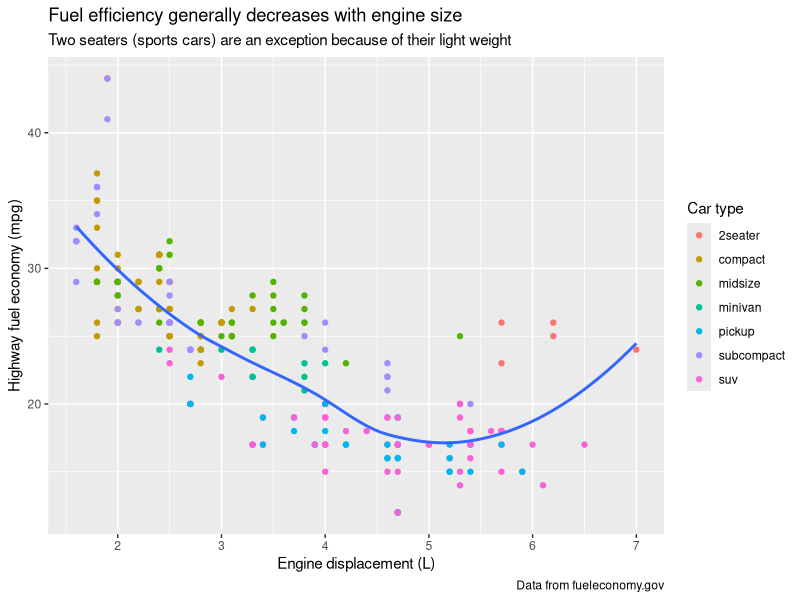
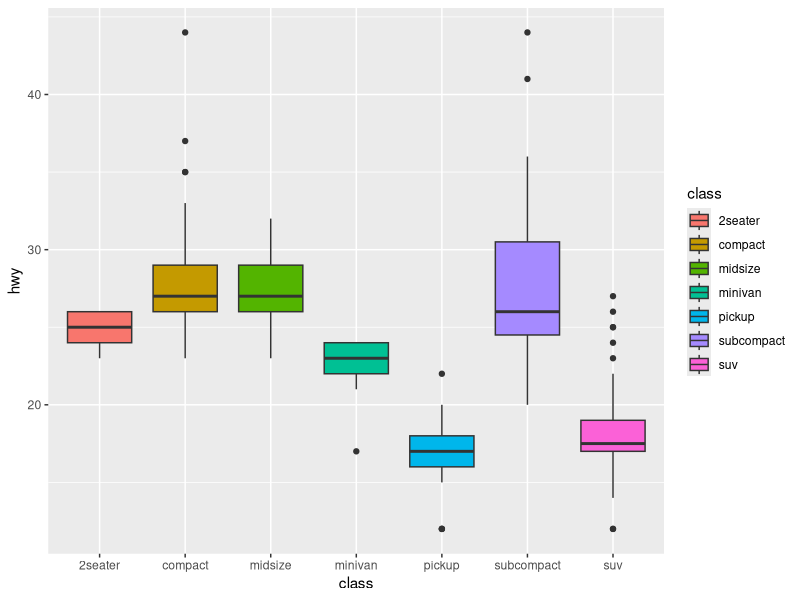
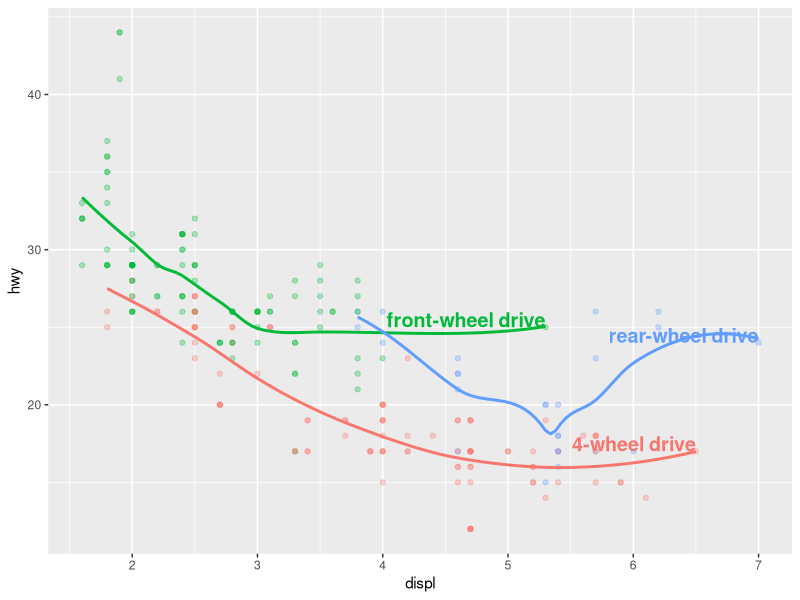
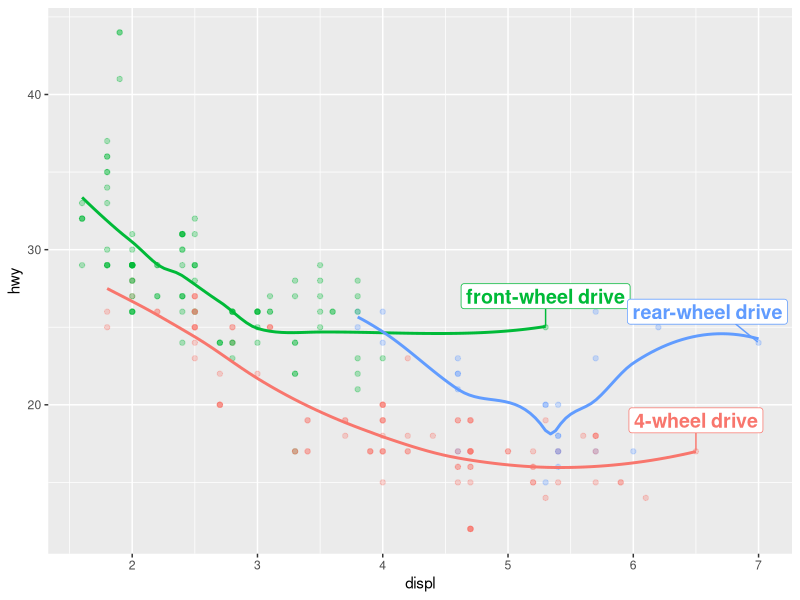
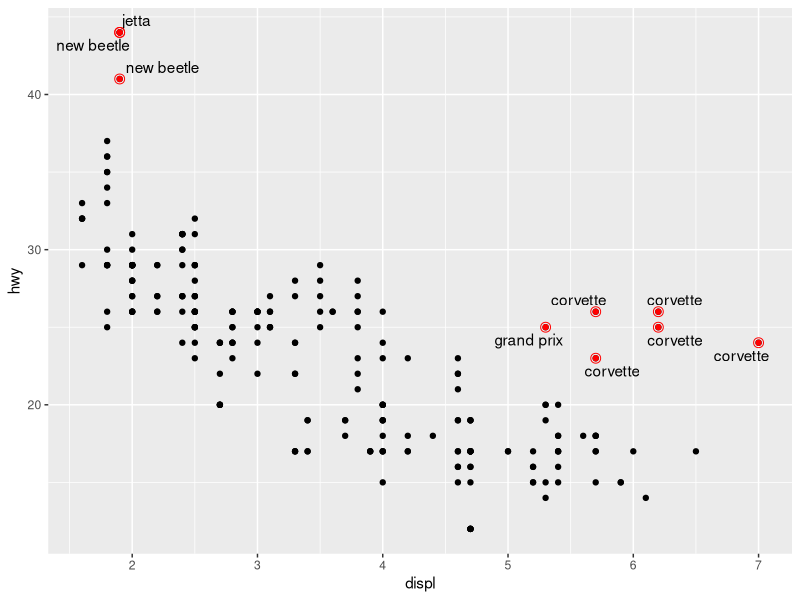
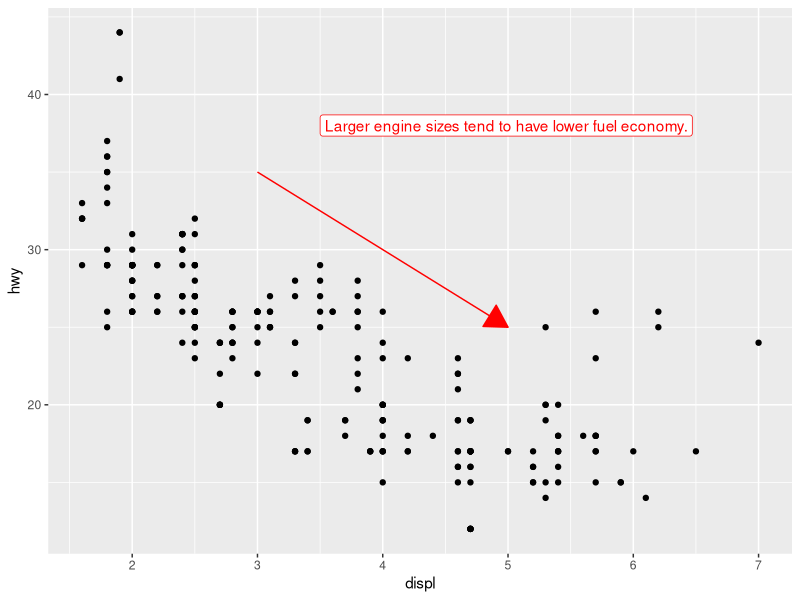
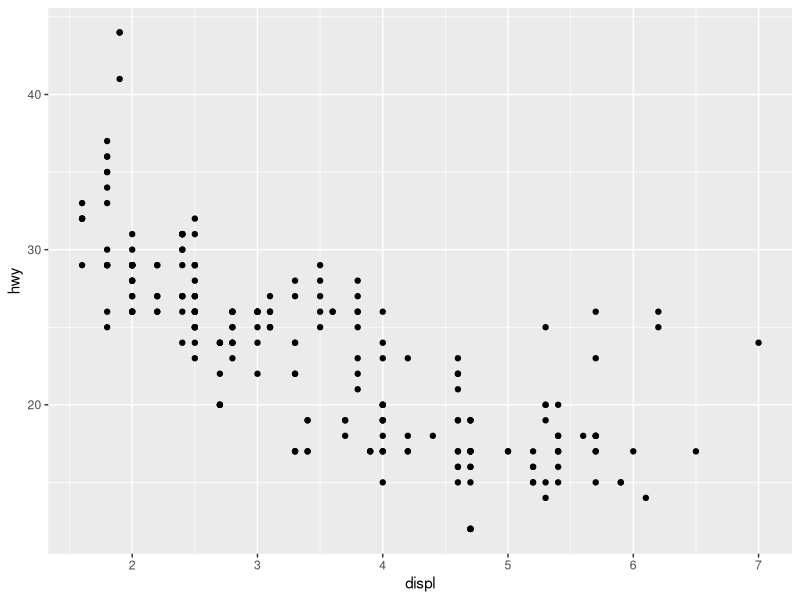
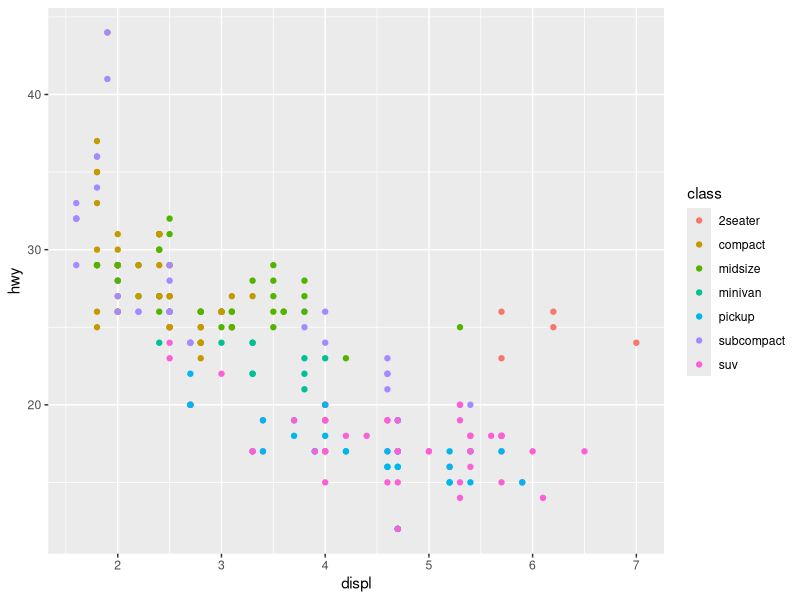

These charts were generated, in order, by the following R code: (Note: this script raises an error after producing the figures.)
## ---- chunk 1
knitr::opts_chunk$set(
  echo = TRUE,
  message = FALSE,
  warning = FALSE,
  tidy = FALSE,
  fig.width = 7,
  fig.asp = 0.618
)
## ---- chunk 2
library(tidyverse)                 # for ggplot2 and mpg
library(ggrepel)                   # for smart label placement
library(patchwork)                 # for combining plots
library(scales)                    # for axis formatting
## ---- chunk 3
ggplot(mpg, aes(x = displ, y = hwy)) +
  geom_point(aes(color = class)) +
  geom_smooth(se = FALSE) +
  labs(
    x = "Engine displacement (L)",
    y = "Highway fuel economy (mpg)",
    color = "Car type",
    title = "Fuel efficiency generally decreases with engine size",
    subtitle = "Two seaters (sports cars) are an exception because of their light weight",
    caption = "Data from fueleconomy.gov"
  )
## ---- chunk 4
g1 <-  ggplot(
  data = mpg,
  mapping = aes(x = class, y = hwy, fill = class)) +
  geom_boxplot()

g1
## ---- chunk 5
# Your code here

## ---- chunk 6
# Your code here

## ---- chunk 7
# Your code here

## ---- chunk 8
label_info <- mpg |>
  group_by(drv) |>
  arrange(desc(displ)) |>
  slice_head(n = 1) |>
  mutate(
    drive_type = case_when(
      drv == "f" ~ "front-wheel drive",
      drv == "r" ~ "rear-wheel drive",
      drv == "4" ~ "4-wheel drive"
    )
  ) |> 
  select(displ, hwy, drv, drive_type)

label_info
## ---- chunk 9
ggplot(mpg, aes(x = displ, y = hwy, color = drv)) +
  # 
  geom_point(alpha = 0.3) + 
  geom_smooth(se = FALSE) +
  geom_text(
    data = label_info,
    aes(x = displ, y = hwy, label = drive_type),
    fontface = "bold",
    size = 5,
    hjust = "right",
    vjust = "bottom"
  ) +
  theme(legend.position = "none")
## ---- chunk 10
ggplot(mpg, aes(x = displ, y = hwy, color = drv)) +
  geom_point(alpha = 0.3) +
  geom_smooth(se = FALSE) +
  geom_label_repel(
    data = label_info,
    aes(x = displ, y = hwy, label = drive_type),
    fontface = "bold",
    size = 5,
    nudge_y = 2
  ) +
  theme(legend.position = "none")
## ---- chunk 11
potential_outliers <- mpg |>
  filter(hwy > 40 | (hwy > 20 & displ > 5))

ggplot(mpg, aes(x = displ, y = hwy)) +
  geom_point() +
  geom_text_repel(data = potential_outliers, aes(label = model)) +
  geom_point(data = potential_outliers, color = "red") +
  geom_point(
    data = potential_outliers,
    color = "red", size = 3, shape = "circle open"
  )
## ---- chunk 12
trend_text <- "Larger engine sizes tend to have lower fuel economy."
## ---- chunk 13
ggplot(mpg, aes(x = displ, y = hwy)) +
  geom_point() +
  annotate(
    geom = "label",
    x = 3.5,
    y = 38,
    label = trend_text,
    hjust = "left",
    color = "red"
  ) +
  annotate(
    geom = "segment",
    x = 3,
    y = 35,
    xend = 5,
    yend = 25,
    color = "red",
    arrow = arrow(type = "closed")
  )
## ---- chunk 14
ggplot(mpg, aes(displ, hwy)) +
  geom_point()
## ---- chunk 15
# Your code here

## ---- chunk 16
# Your code here

## ---- chunk 17
ggplot(mpg, aes(x = displ, y = hwy)) +
  geom_point(aes(color = class))
## ---- chunk 18
ggplot(mpg, aes(x = displ, y = hwy)) +
  geom_point(aes(color = class)) +
  scale_x_continuous() +
  scale_y_continuous() +
  scale_color_discrete()
## ---- chunk 19
ggplot(mpg, aes(x = displ, y = hwy, color = drv)) +
  geom_point() +
  scale_y_continuous(breaks = seq(15, 40, by = 5))
## ---- chunk 20
# Remove axis labels
ggplot(mpg, aes(x = displ, y = hwy, color = drv)) +
  geom_point() +
  scale_x_continuous(labels = NULL) +
  scale_y_continuous(labels = NULL)
## ---- chunk 21
ggplot(mpg, aes(x = displ, y = hwy, color = drv)) +
  geom_point() +
  scale_color_discrete(labels = NULL)
## ---- chunk 22
base <- ggplot(mpg, aes(x = displ, y = hwy)) +
  geom_point(aes(color = class))

base + theme(legend.position = "right")  # the default
base + theme(legend.position = "left")
base + theme(legend.position = "top")
base + theme(legend.position = "bottom")
base + theme(legend.position = "none")  # remove legend
## ---- chunk 23
# Left: original scale
ggplot(diamonds, aes(x = carat, y = price)) +
  geom_bin2d()
## ---- chunk 24
# Right: log-transformed scale
ggplot(diamonds, aes(x = carat, y = price)) +
  geom_bin2d() +
  scale_x_log10() +
  scale_y_log10()
## ---- chunk 25
# Default colors
ggplot(mpg, aes(x = displ, y = hwy)) +
  geom_point(aes(color = drv))
## ---- chunk 26
# ColorBrewer colors
ggplot(mpg, aes(x = displ, y = hwy)) +
  geom_point(aes(color = drv)) +
  scale_color_brewer(palette = "Set1")
## ---- chunk 27
ggplot(mpg, aes(x = displ, y = hwy)) +
  geom_point(aes(color = drv, shape = drv)) +
  scale_color_brewer(palette = "Set1")
## ---- chunk 28
presidential |>
  # to assign an ID to each president
  mutate(id = 33 + row_number()) |>
  ggplot(aes(x = start, y = id, color = party)) +
  geom_point() +
  geom_segment(aes(xend = end, yend = id)) +
  scale_color_manual(values = c(Republican = "#E81B23", Democratic = "#00AEF3"))
## ---- chunk 29
df <- tibble(x = rnorm(10000), y = rnorm(10000))

ggplot(df) +
  geom_point(aes(x = x, y = y, fill = x)) +
  scale_fill_gradient(low = "yellow", high = "red")
## ---- chunk 30
# Your code here

## ---- chunk 31
# Your code here

## ---- chunk 32
ggplot(mpg, aes(x = displ, y = hwy)) +
  geom_point(aes(color = class)) +
  geom_smooth(se = FALSE) +
  theme_classic()
## ---- chunk 33
knitr::include_graphics("images/visualization-themes.png")
## ---- chunk 34
ggplot(mpg, aes(x = displ, y = hwy, color = drv)) +
  geom_point() +
  theme_bw() +
  theme(legend.position = "bottom")
## ---- chunk 35
ggplot(mpg, aes(x = displ, y = hwy, color = drv)) +
  geom_point() +
  labs(
    title = "Larger engine sizes tend to have lower fuel economy",
    caption = "Source: https://fueleconomy.gov."
  )
## ---- chunk 36
# Your code here

## ---- chunk 37
p1 <- ggplot(mpg, aes(x = displ, y = hwy)) + 
  geom_point() + 
  labs(title = "Plot 1")

p2 <- ggplot(mpg, aes(x = drv, y = hwy)) + 
  geom_boxplot() + 
  labs(title = "Plot 2")

# Place side-by-side with +
p1 + p2
## ---- chunk 38
# Stack vertically with /
p1 / p2
## ---- chunk 39
p3 <- ggplot(mpg, aes(x = cty, y = hwy)) +
  geom_point() +
  labs(title = "Plot 3")

# p1 and p3 side-by-side, then p2 below
(p1 + p3) / p2
## ---- chunk 40
(p1 + p2) / p3 +
  plot_annotation(
    title = "Fuel economy analysis",
    subtitle = "Exploring the mpg dataset",
    caption = "Data from fueleconomy.gov"
  )
## ---- chunk 41
p1 <- ggplot(mpg, aes(x = displ, y = hwy)) +
  geom_point() +
  labs(title = "Plot 1")

p2 <- ggplot(mpg, aes(x = drv, y = hwy)) +
  geom_boxplot() +
  labs(title = "Plot 2")

p3 <- ggplot(mpg, aes(x = cty, y = hwy)) +
  geom_point() +
  labs(title = "Plot 3")

(p1 + p3) / p2
## ---- chunk 42
# Your code here

## ---- chunk 43
# Your code here

